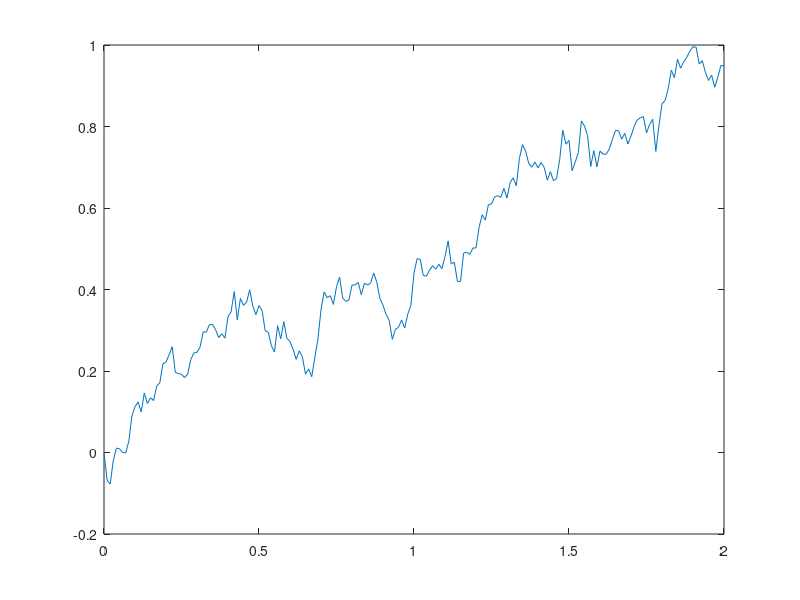
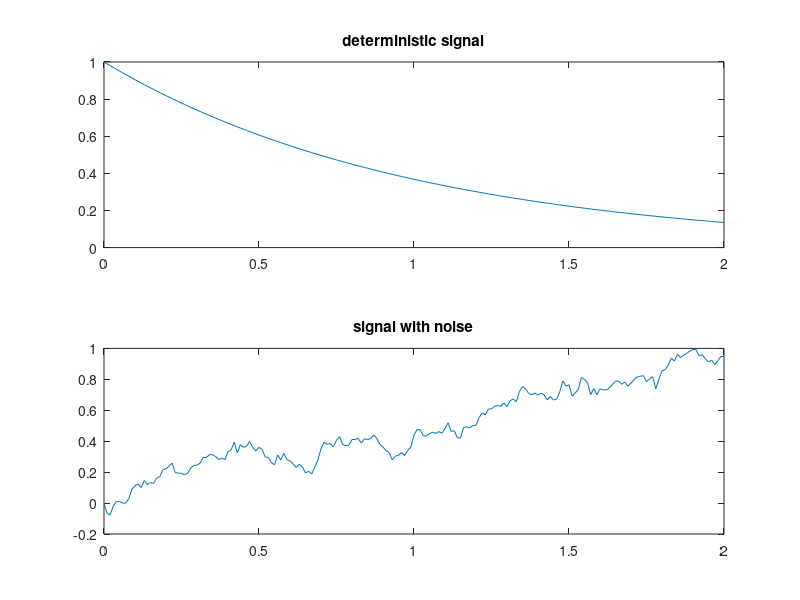
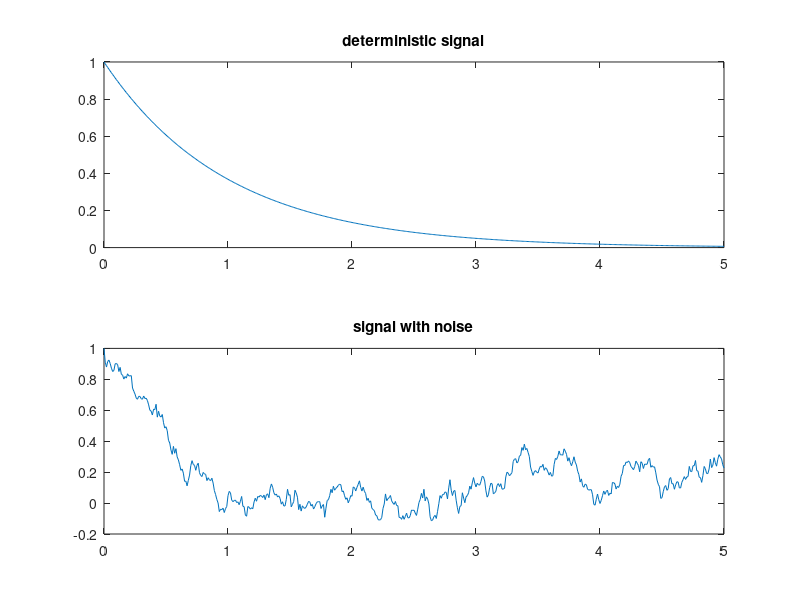

These figures' MATLAB source, in order:
% author: Jantine Broek
% date: Dec 2017
% Goal: Simulating the Ornstein-Uhlenbeck process
% Reference: https://math.stackexchange.com/questions/1287634/implementing-ornstein-uhlenbeck-in-matlab
%% 
clear
clc

%% Paths
dir_base = '/Users/jantinebroek/Documents/03_projects/02_SSN/ssn_nc_attention';

dir_work = '/matlab';
dir_data = '/data';
dir_fig = '/figures';

cd(fullfile(dir_base, dir_work));

%% Simulation
th = 1;
mu = 1.2;
sig = 0.3;
dt = 1e-2;
t = 0:dt:2;                         % Time vector
x = zeros(1,length(t));             % Allocate output vector, set initial condition
rng(1);                             % Set random seed

for i = 1:length(t)-1
    x(i+1) = x(i)+th*(mu-x(i))*dt+sig*sqrt(dt)*randn;
end

f1 = figure;
plot(t,x);
hold on 

%% Solution in terms of integral
th = 1;
mu = 1.2;
sig = 0.3;
dt = 1e-2;
t = 0:dt:2;                      % Time vector
x0 = 0;                          % Set initial condition
rng(1);                          % Set random seed
W = zeros(1,length(t));          % Allocate integrated W vector

for i = 1:length(t)-1
    W(i+1) = W(i)+sqrt(dt)*exp(th*t(i))*randn; 
end

ex = exp(-th*t);
x = x0*ex+mu*(1-ex)+sig*ex.*W;


f2 = figure;
subplot(2,1,1)
plot(t,ex);
title('deterministic signal')
subplot(2,1,2)
plot(t,x);
title('signal with noise')

%% Analytical solution
% with Wiener increments and ``scaled-time transformed'' Wiener process
th = 1;
mu = 0;
sig = 0.3;
dt = 1e-2;
t = 0:dt:5;                             % Time vector
x0 = 1;                                 % Set initial condition
rng(1);                                  % Set random seed
W = zeros(1,length(t));        % Allocate integrated W vector

for i = 1:length(t)-1
    W(i+1) = W(i)+sqrt(exp(2*th*t(i+1))-exp(2*th*t(i)))*randn;
end

ex = exp(-th*t);
x = x0*ex+mu*(1-ex)+sig*ex.*W/sqrt(2*th);

f3 = figure;
subplot(2,1,1)
plot(t,ex);
title('deterministic signal')
subplot(2,1,2)
plot(t,x);
title('signal with noise')

%% Export/Save
outfile = 'OrnsteinUhlenbeck_';
       
suffix_fig_f1 = 'simulation';
suffix_fig_f2 = 'integral_soln';
suffix_fig_f3 = 'Wiener_increments';
suffix_data = '';       

out_mat = [outfile, suffix_data, '.mat'];
out_fig_f1_png = [outfile, suffix_fig_f1, '.png'];
out_fig_f2_png = [outfile, suffix_fig_f2, '.png'];
out_fig_f3_png = [outfile, suffix_fig_f3, '.png'];

outpath_data = fullfile(dir_base, dir_data, out_mat);
outpath_fig_f1_png = fullfile(dir_base, dir_fig, out_fig_f1_png);
outpath_fig_f2_png = fullfile(dir_base, dir_fig, out_fig_f2_png);
outpath_fig_f3_png = fullfile(dir_base, dir_fig, out_fig_f3_png);

% figures
saveas(f1, outpath_fig_f1_png,'png')
saveas(f2, outpath_fig_f2_png,'png')
saveas(f3, outpath_fig_f3_png,'png')


